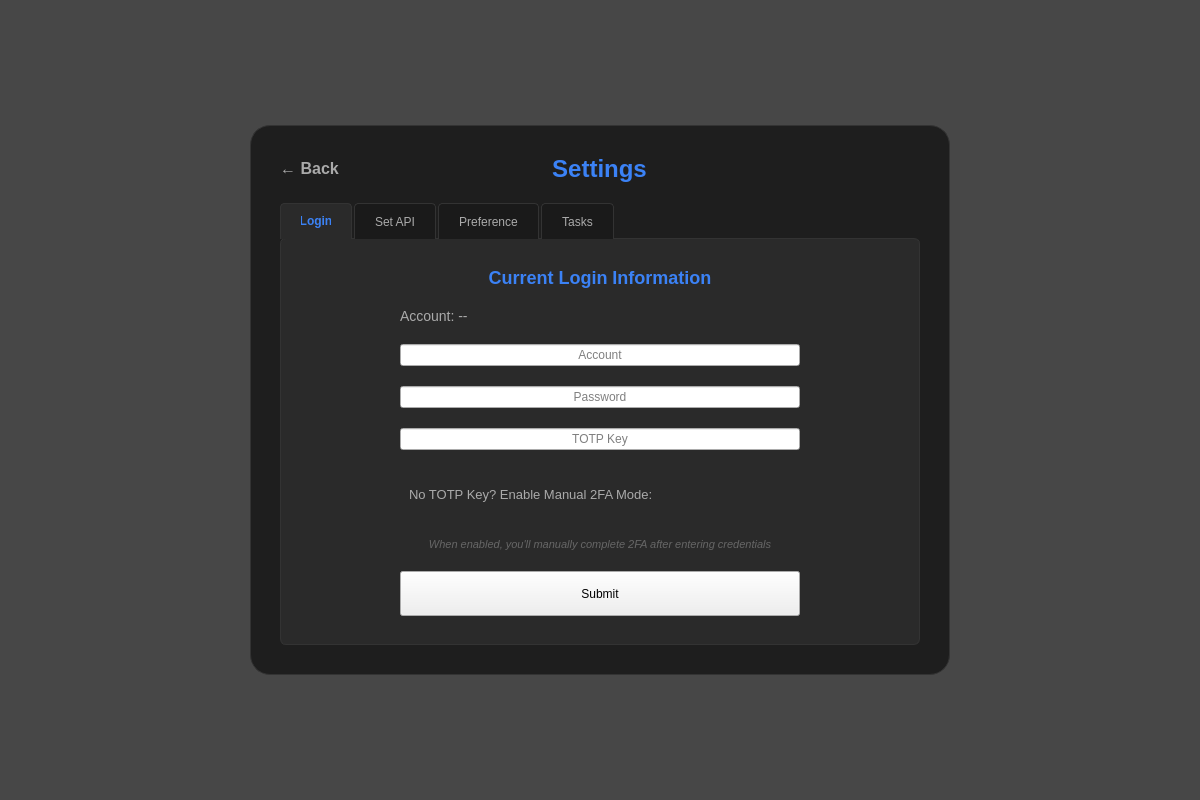
<?xml version="1.0" encoding="UTF-8"?>
<ui version="4.0">
 <class>SettingsOverlay</class>
 <widget class="QWidget" name="SettingsOverlay">
  <property name="geometry">
   <rect>
    <x>0</x>
    <y>0</y>
    <width>1200</width>
    <height>800</height>
   </rect>
  </property>
  <property name="windowTitle">
   <string>Settings Overlay</string>
  </property>
  <property name="styleSheet">
   <string>QWidget#SettingsOverlay {
    background-color: rgba(0, 0, 0, 120);
   }
   QWidget#contentContainer {
    background-color: #1e1e1e;
    border-radius: 20px;
    border: 1px solid #333;
   }
   QLabel {
    background-color: transparent;
   }
   QWidget#headerRightPlaceholder, QWidget#manualModeTogglePlaceholder {
    background-color: transparent;
   }
   QSpacerItem {
    background-color: transparent;
   }
   QVBoxLayout, QHBoxLayout {
    background-color: transparent;
   }
   QPushButton#backBtn {
    background-color: transparent;
    border: none;
    color: #aaa;
    font-size: 16px;
    font-weight: bold;
   }
   QPushButton#backBtn:hover {
    color: #fff;
   }
   QLabel#settingsTitle {
    font-size: 24px;
    font-weight: bold;
    color: #3b82f6;
   }
   QTabWidget {
    background: transparent;
   }
   QTabWidget::pane {
    border: 1px solid #333;
    border-radius: 6px;
    background: #2a2a2a;
    top: -1px; 
   }
   QTabBar::tab {
    background: #1a1a1a;
    color: #aaa;
    padding: 10px 20px;
    border-top-left-radius: 4px;
    border-top-right-radius: 4px;
    margin-right: 2px;
    border: 1px solid #333;
    border-bottom: none; 
   }
   QTabBar::tab:selected {
    background: #2a2a2a;
    color: #3b82f6;
    font-weight: bold;
    border-bottom: 1px solid #2a2a2a; 
   }
   QTabBar::tab:hover {
    background: #222;
    color: #ccc;
   }</string>
  </property>
  <layout class="QVBoxLayout" name="mainLayout">
   <property name="leftMargin">
    <number>0</number>
   </property>
   <property name="topMargin">
    <number>0</number>
   </property>
   <property name="rightMargin">
    <number>0</number>
   </property>
   <property name="bottomMargin">
    <number>0</number>
   </property>
   <item>
    <spacer name="topSpacer">
     <property name="orientation">
      <enum>Qt::Vertical</enum>
     </property>
     <property name="sizeHint" stdset="0">
      <size>
       <width>20</width>
       <height>40</height>
      </size>
     </property>
    </spacer>
   </item>
   <item>
    <layout class="QHBoxLayout" name="horizontalLayout">
     <item>
      <spacer name="leftSpacer">
       <property name="orientation">
        <enum>Qt::Horizontal</enum>
       </property>
       <property name="sizeHint" stdset="0">
        <size>
         <width>40</width>
         <height>20</height>
        </size>
       </property>
      </spacer>
     </item>
     <item>
      <widget class="QWidget" name="contentContainer">
       <property name="minimumSize">
        <size>
         <width>700</width>
         <height>550</height>
        </size>
       </property>
       <property name="maximumSize">
        <size>
         <width>700</width>
         <height>550</height>
        </size>
       </property>
       <layout class="QVBoxLayout" name="contentLayout">
        <property name="spacing">
         <number>20</number>
        </property>
        <property name="leftMargin">
         <number>30</number>
        </property>
        <property name="topMargin">
         <number>30</number>
        </property>
        <property name="rightMargin">
         <number>30</number>
        </property>
        <property name="bottomMargin">
         <number>30</number>
        </property>
        <item>
         <layout class="QHBoxLayout" name="headerLayout">
          <item>
           <widget class="QPushButton" name="backBtn">
            <property name="text">
             <string>← Back</string>
            </property>
            <property name="cursor">
             <cursorShape>PointingHandCursor</cursorShape>
            </property>
           </widget>
          </item>
          <item>
           <spacer name="headerSpacerLeft">
            <property name="orientation">
             <enum>Qt::Horizontal</enum>
            </property>
            <property name="sizeHint" stdset="0">
             <size>
              <width>40</width>
              <height>20</height>
             </size>
            </property>
           </spacer>
          </item>
          <item>
           <widget class="QLabel" name="settingsTitle">
            <property name="text">
             <string>Settings</string>
            </property>
            <property name="alignment">
             <set>Qt::AlignCenter</set>
            </property>
           </widget>
          </item>
          <item>
           <spacer name="headerSpacerRight">
            <property name="orientation">
             <enum>Qt::Horizontal</enum>
            </property>
            <property name="sizeHint" stdset="0">
             <size>
              <width>40</width>
              <height>20</height>
             </size>
            </property>
           </spacer>
          </item>
          <item>
           <widget class="QWidget" name="headerRightPlaceholder">
            <property name="minimumSize">
             <size>
              <width>60</width>
              <height>0</height>
             </size>
            </property>
           </widget>
          </item>
         </layout>
        </item>
        <item>
         <widget class="QTabWidget" name="tabWidget">
          <property name="currentIndex">
           <number>0</number>
          </property>
          <widget class="QWidget" name="loginTab">
           <attribute name="title">
            <string>Login</string>
           </attribute>
           <layout class="QVBoxLayout" name="loginTabLayout">
            <item>
             <spacer name="loginTopSpacer">
              <property name="orientation">
               <enum>Qt::Vertical</enum>
              </property>
              <property name="sizeHint" stdset="0">
               <size>
                <width>20</width>
                <height>40</height>
               </size>
              </property>
             </spacer>
            </item>
            <item>
             <layout class="QHBoxLayout" name="loginCenterLayout">
              <item>
               <spacer name="loginLeftSpacer">
                <property name="orientation">
                 <enum>Qt::Horizontal</enum>
                </property>
                <property name="sizeHint" stdset="0">
                 <size>
                  <width>40</width>
                  <height>20</height>
                 </size>
                </property>
               </spacer>
              </item>
              <item>
               <layout class="QVBoxLayout" name="loginFormLayout">
                <property name="spacing">
                 <number>20</number>
                </property>
                <item>
                 <widget class="QLabel" name="currentLoginLabel">
                  <property name="text">
                   <string>Current Login Information</string>
                  </property>
                  <property name="styleSheet">
                   <string>font-size: 18px; font-weight: bold; color: #3b82f6;</string>
                  </property>
                  <property name="alignment">
                   <set>Qt::AlignCenter</set>
                  </property>
                 </widget>
                </item>
                <item>
                 <widget class="QLabel" name="accountDisplayLabel">
                  <property name="text">
                   <string>Account: --</string>
                  </property>
                  <property name="styleSheet">
                   <string>font-size: 14px; color: #aaa;</string>
                  </property>
                  <property name="minimumHeight">
                   <number>30</number>
                  </property>
                 </widget>
                </item>
                <item>
                 <widget class="QLineEdit" name="accountInput">
                  <property name="placeholderText">
                   <string>Account</string>
                  </property>
                  <property name="minimumHeight">
                   <number>45</number>
                  </property>
                  <property name="alignment">
                   <set>Qt::AlignCenter</set>
                  </property>
                  <property name="minimumWidth">
                   <number>400</number>
                  </property>
                  <property name="maximumWidth">
                   <number>400</number>
                  </property>
                 </widget>
                </item>
                <item>
                 <widget class="QLineEdit" name="passwordInput">
                  <property name="placeholderText">
                   <string>Password</string>
                  </property>
                  <property name="echoMode">
                   <enum>QLineEdit::Password</enum>
                  </property>
                  <property name="minimumHeight">
                   <number>45</number>
                  </property>
                  <property name="alignment">
                   <set>Qt::AlignCenter</set>
                  </property>
                  <property name="minimumWidth">
                   <number>400</number>
                  </property>
                  <property name="maximumWidth">
                   <number>400</number>
                  </property>
                 </widget>
                </item>
                <item>
                 <widget class="QLineEdit" name="keyInput">
                  <property name="placeholderText">
                   <string>TOTP Key</string>
                  </property>
                  <property name="minimumHeight">
                   <number>45</number>
                  </property>
                  <property name="alignment">
                   <set>Qt::AlignCenter</set>
                  </property>
                  <property name="minimumWidth">
                   <number>400</number>
                  </property>
                  <property name="maximumWidth">
                   <number>400</number>
                  </property>
                 </widget>
                </item>
                <item>
                 <widget class="QWidget" name="manualModeContainer">
                  <property name="minimumWidth">
                   <number>400</number>
                  </property>
                  <property name="maximumWidth">
                   <number>400</number>
                  </property>
                  <layout class="QHBoxLayout" name="manualModeLayout">
                   <property name="spacing">
                    <number>10</number>
                   </property>
                   <item>
                    <widget class="QLabel" name="manualModeLabel">
                     <property name="text">
                      <string>No TOTP Key? Enable Manual 2FA Mode:</string>
                     </property>
                     <property name="styleSheet">
                      <string>font-size: 13px; color: #aaa;</string>
                     </property>
                    </widget>
                   </item>
                   <item>
                    <widget class="QWidget" name="manualModeTogglePlaceholder">
                     <property name="minimumSize">
                      <size>
                       <width>50</width>
                       <height>30</height>
                      </size>
                     </property>
                    </widget>
                   </item>
                  </layout>
                 </widget>
                </item>
                <item>
                 <widget class="QLabel" name="manualModeHintLabel">
                  <property name="text">
                   <string>When enabled, you'll manually complete 2FA after entering credentials</string>
                  </property>
                  <property name="styleSheet">
                   <string>font-size: 11px; color: #666; font-style: italic;</string>
                  </property>
                  <property name="alignment">
                   <set>Qt::AlignCenter</set>
                  </property>
                  <property name="wordWrap">
                   <bool>true</bool>
                  </property>
                  <property name="minimumWidth">
                   <number>400</number>
                  </property>
                  <property name="maximumWidth">
                   <number>400</number>
                  </property>
                 </widget>
                </item>
                <item>
                 <widget class="QPushButton" name="submitBtn">
                  <property name="text">
                   <string>Submit</string>
                  </property>
                  <property name="minimumSize">
                   <size>
                    <width>400</width>
                    <height>45</height>
                   </size>
                  </property>
                  <property name="maximumWidth">
                   <number>400</number>
                  </property>
                 </widget>
                </item>
               </layout>
              </item>
              <item>
               <spacer name="loginRightSpacer">
                <property name="orientation">
                 <enum>Qt::Horizontal</enum>
                </property>
                <property name="sizeHint" stdset="0">
                 <size>
                  <width>40</width>
                  <height>20</height>
                 </size>
                </property>
               </spacer>
              </item>
             </layout>
            </item>
            <item>
             <spacer name="loginBottomSpacer">
              <property name="orientation">
               <enum>Qt::Vertical</enum>
              </property>
              <property name="sizeHint" stdset="0">
               <size>
                <width>20</width>
                <height>40</height>
               </size>
              </property>
             </spacer>
            </item>
           </layout>
          </widget>
          <widget class="QWidget" name="apiTab">
           <attribute name="title">
            <string>Set API</string>
           </attribute>
           <layout class="QVBoxLayout" name="apiTabLayout">
            <item>
             <spacer name="apiTopSpacer">
              <property name="orientation">
               <enum>Qt::Vertical</enum>
              </property>
              <property name="sizeHint" stdset="0">
               <size>
                <width>20</width>
                <height>40</height>
               </size>
              </property>
             </spacer>
            </item>
            <item>
             <layout class="QHBoxLayout" name="apiCenterLayout">
              <item>
               <spacer name="apiLeftSpacer">
                <property name="orientation">
                 <enum>Qt::Horizontal</enum>
                </property>
                <property name="sizeHint" stdset="0">
                 <size>
                  <width>40</width>
                  <height>20</height>
                 </size>
                </property>
               </spacer>
              </item>
              <item>
               <layout class="QVBoxLayout" name="apiFormLayout">
                <property name="spacing">
                 <number>20</number>
                </property>
                <item>
                 <widget class="QLabel" name="apiTitleLabel">
                  <property name="text">
                   <string>API Configuration</string>
                  </property>
                  <property name="styleSheet">
                   <string>font-size: 18px; font-weight: bold; color: #3b82f6;</string>
                  </property>
                  <property name="alignment">
                   <set>Qt::AlignCenter</set>
                  </property>
                 </widget>
                </item>
                <item>
                 <widget class="QLabel" name="geminiApiLabel">
                  <property name="text">
                   <string>Google/Gemini API Key</string>
                  </property>
                  <property name="styleSheet">
                   <string>font-size: 14px; color: #aaa;</string>
                  </property>
                  <property name="alignment">
                   <set>Qt::AlignCenter</set>
                  </property>
                 </widget>
                </item>
                <item>
                 <widget class="QLineEdit" name="geminiApiInput">
                  <property name="placeholderText">
                   <string>Enter Gemini API Key</string>
                  </property>
                  <property name="minimumHeight">
                   <number>45</number>
                  </property>
                  <property name="alignment">
                   <set>Qt::AlignCenter</set>
                  </property>
                  <property name="minimumWidth">
                   <number>500</number>
                  </property>
                  <property name="maximumWidth">
                   <number>500</number>
                  </property>
                 </widget>
                </item>
                <item>
                 <widget class="QLabel" name="claudeApiLabel">
                  <property name="text">
                   <string>Anthropic/Claude API Key</string>
                  </property>
                  <property name="styleSheet">
                   <string>font-size: 14px; color: #aaa;</string>
                  </property>
                  <property name="alignment">
                   <set>Qt::AlignCenter</set>
                  </property>
                 </widget>
                </item>
                <item>
                 <widget class="QLineEdit" name="claudeApiInput">
                  <property name="placeholderText">
                   <string>Enter Claude API Key</string>
                  </property>
                  <property name="minimumHeight">
                   <number>45</number>
                  </property>
                  <property name="alignment">
                   <set>Qt::AlignCenter</set>
                  </property>
                  <property name="minimumWidth">
                   <number>500</number>
                  </property>
                  <property name="maximumWidth">
                   <number>500</number>
                  </property>
                 </widget>
                </item>
                <item>
                 <widget class="QPushButton" name="saveApiBtn">
                  <property name="text">
                   <string>Save API Keys</string>
                  </property>
                  <property name="minimumSize">
                   <size>
                    <width>500</width>
                    <height>45</height>
                   </size>
                  </property>
                  <property name="maximumWidth">
                   <number>500</number>
                  </property>
                 </widget>
                </item>
               </layout>
              </item>
              <item>
               <spacer name="apiRightSpacer">
                <property name="orientation">
                 <enum>Qt::Horizontal</enum>
                </property>
                <property name="sizeHint" stdset="0">
                 <size>
                  <width>40</width>
                  <height>20</height>
                 </size>
                </property>
               </spacer>
              </item>
             </layout>
            </item>
            <item>
             <spacer name="apiBottomSpacer">
              <property name="orientation">
               <enum>Qt::Vertical</enum>
              </property>
              <property name="sizeHint" stdset="0">
               <size>
                <width>20</width>
                <height>40</height>
               </size>
              </property>
             </spacer>
            </item>
           </layout>
          </widget>
          <widget class="QWidget" name="preferenceTab">
           <attribute name="title">
            <string>Preference</string>
           </attribute>
           <layout class="QVBoxLayout" name="preferenceTabLayout">
            <item>
             <layout class="QHBoxLayout" name="prefCenterLayout">
              <item>
               <spacer name="prefLeftSpacer">
                <property name="orientation">
                 <enum>Qt::Horizontal</enum>
                </property>
                <property name="sizeHint" stdset="0">
                 <size>
                  <width>40</width>
                  <height>20</height>
                 </size>
                </property>
               </spacer>
              </item>
              <item>
               <layout class="QVBoxLayout" name="prefFormLayout">
                <property name="spacing">
                 <number>12</number>
                </property>
                <item>
                 <widget class="QLabel" name="prefTitleLabel">
                  <property name="text">
                   <string>School Configuration</string>
                  </property>
                  <property name="styleSheet">
                   <string>font-size: 18px; font-weight: bold; color: #3b82f6;</string>
                  </property>
                  <property name="alignment">
                   <set>Qt::AlignCenter</set>
                  </property>
                 </widget>
                </item>
                <item>
                 <widget class="QLineEdit" name="baseUrlInput">
                  <property name="placeholderText">
                   <string>Canvas Base URL (e.g., https://psu.instructure.com)</string>
                  </property>
                  <property name="minimumHeight">
                   <number>45</number>
                  </property>
                  <property name="alignment">
                   <set>Qt::AlignCenter</set>
                  </property>
                  <property name="minimumWidth">
                   <number>500</number>
                  </property>
                  <property name="maximumWidth">
                   <number>500</number>
                  </property>
                 </widget>
                </item>
                <item>
                 <widget class="QPushButton" name="savePrefBtn">
                  <property name="text">
                   <string>Save Preference</string>
                  </property>
                  <property name="minimumSize">
                   <size>
                    <width>500</width>
                    <height>45</height>
                   </size>
                  </property>
                  <property name="maximumWidth">
                   <number>500</number>
                  </property>
                 </widget>
                </item>
               </layout>
              </item>
              <item>
               <spacer name="prefRightSpacer">
                <property name="orientation">
                 <enum>Qt::Horizontal</enum>
                </property>
                <property name="sizeHint" stdset="0">
                 <size>
                  <width>40</width>
                  <height>20</height>
                 </size>
                </property>
               </spacer>
              </item>
             </layout>
            </item>
           </layout>
          </widget>
          <widget class="QWidget" name="tasksTab">
           <attribute name="title">
            <string>Tasks</string>
           </attribute>
           <layout class="QVBoxLayout" name="tasksTabLayout">
            <item>
             <widget class="QLabel" name="tasksInfoLabel">
              <property name="text">
               <string>Active Background Tasks</string>
              </property>
              <property name="styleSheet">
               <string>font-size: 16px; font-weight: bold; color: #3b82f6;</string>
              </property>
             </widget>
            </item>
            <item>
             <widget class="QTableWidget" name="tasksTable">
              <property name="alternatingRowColors">
               <bool>true</bool>
              </property>
              <property name="selectionBehavior">
               <enum>QAbstractItemView::SelectRows</enum>
              </property>
              <property name="minimumHeight">
               <number>400</number>
              </property>
              <column>
               <property name="text">
                <string>Task Name</string>
               </property>
              </column>
              <column>
               <property name="text">
                <string>Start Time</string>
               </property>
              </column>
              <column>
               <property name="text">
                <string>Status</string>
               </property>
              </column>
             </widget>
            </item>
            <item>
             <layout class="QHBoxLayout" name="tasksButtonLayout">
              <item>
               <widget class="QPushButton" name="refreshTasksBtn">
                <property name="text">
                 <string>🔄 Refresh</string>
                </property>
                <property name="minimumSize">
                 <size>
                  <width>120</width>
                  <height>40</height>
                 </size>
                </property>
               </widget>
              </item>
              <item>
               <widget class="QPushButton" name="stopTaskBtn">
                <property name="text">
                 <string>⏹️ Stop Selected</string>
                </property>
                <property name="minimumSize">
                 <size>
                  <width>150</width>
                  <height>40</height>
                 </size>
                </property>
               </widget>
              </item>
              <item>
               <widget class="QPushButton" name="stopAllTasksBtn">
                <property name="text">
                 <string>⏹️ Stop All</string>
                </property>
                <property name="minimumSize">
                 <size>
                  <width>120</width>
                  <height>40</height>
                 </size>
                </property>
               </widget>
              </item>
              <item>
               <spacer name="tasksHorizontalSpacer">
                <property name="orientation">
                 <enum>Qt::Horizontal</enum>
                </property>
                <property name="sizeHint" stdset="0">
                 <size>
                  <width>40</width>
                  <height>20</height>
                 </size>
                </property>
               </spacer>
              </item>
             </layout>
            </item>
           </layout>
          </widget>
         </widget>
        </item>
       </layout>
      </widget>
     </item>
     <item>
      <spacer name="rightSpacer">
       <property name="orientation">
        <enum>Qt::Horizontal</enum>
       </property>
       <property name="sizeHint" stdset="0">
        <size>
         <width>40</width>
         <height>20</height>
        </size>
       </property>
      </spacer>
     </item>
    </layout>
   </item>
   <item>
    <spacer name="bottomSpacer">
     <property name="orientation">
      <enum>Qt::Vertical</enum>
     </property>
     <property name="sizeHint" stdset="0">
      <size>
       <width>20</width>
       <height>40</height>
      </size>
     </property>
    </spacer>
   </item>
  </layout>
 </widget>
 <resources/>
 <connections/>
</ui>
